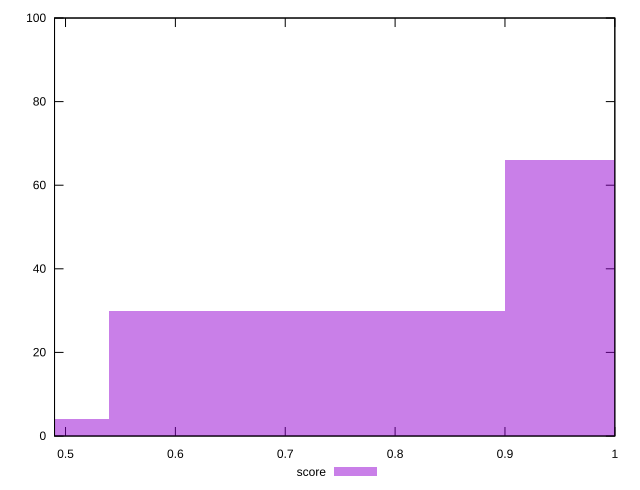

The gnuplot source for this figure:
reset

$score <<EOF
1.079886948447235 66
0.35996231614907837 4
0.7199246322981567 30
EOF

set key outside below
set boxwidth 0.35996231614907837
set xrange [0.49:1]
set yrange [0:100]
set trange [0:100]
set style fill transparent solid 0.5 noborder
set terminal svg size 640, 490 enhanced background rgb 'white'
set output "reports/report_00027_2021-02-24T12-40-31.850Z/first-cpu-idle/samples/music/score/histogram.svg"

plot $score title "score" with boxes

reset
